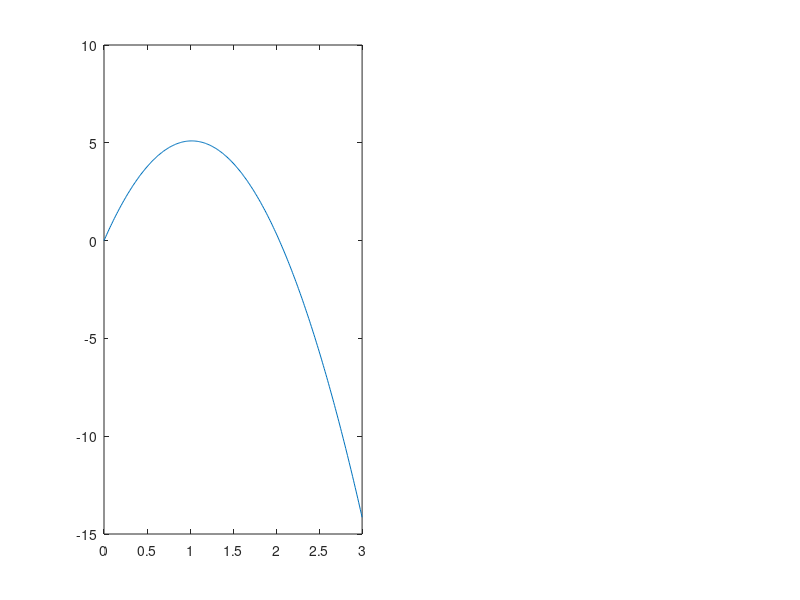

Write MATLAB code to recreate this figure. (Note: this script raises an error after producing the figure.)
v0 = 10
t = [0:0.01:3]
t2 = [0:0.25:3]
g = 9.81
y = (v0 .* t) - ((g./2) .* (t .^ 2))
vy = v0 - g .* t2
x = ones(size(vy)).*0
subplot(1,2,1)
plot(t,y)
hold on
quiver(t2, y(1:0.25:3), x, vy)
ylim([-3 6])
